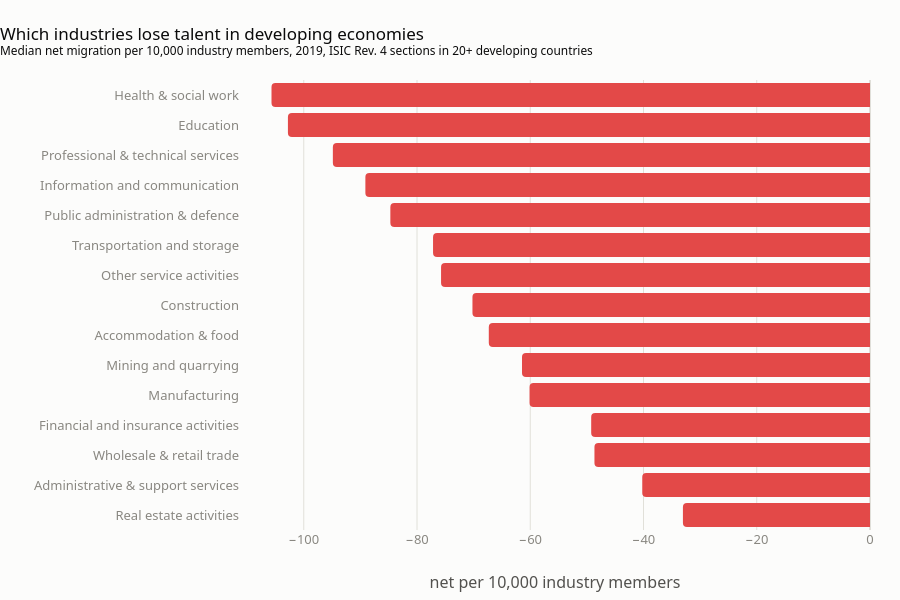

Notebook source saved alongside this figure:
### Code cell
SHORT = {"Public administration and defence; compulsory social security": "Public administration & defence",
         "Wholesale and retail trade; repair of motor vehicles and motorcycles": "Wholesale & retail trade",
         "Professional scientific and technical activities": "Professional & technical services",
         "Human health and social work activities": "Health & social work",
         "Administrative and support service activities": "Administrative & support services",
         "Accommodation and food service activities": "Accommodation & food"}
d = sec_summary.reset_index().sort_values("median_dev", ascending=False)
d["isic_section_name"] = d.isic_section_name.replace(SHORT)
fig = go.Figure(go.Bar(
    y=d.isic_section_name, x=d.median_dev, orientation="h",
    marker=dict(color=np.where(d.median_dev < 0, LOSS, GAIN), cornerradius=4),
    customdata=np.stack([d.countries_dev, d.median_high], axis=1),
    hovertemplate="<b>%{y}</b><br>developing median: %{x:.0f} per 10k<br>countries: %{customdata[0]}"
                  "<br>high-income median: %{customdata[1]:.0f}<extra></extra>"))
fig.update_layout(title="Which industries lose talent in developing economies<br><sup>Median net migration per "
                        "10,000 industry members, 2019, ISIC Rev. 4 sections in 20+ developing countries</sup>",
                  xaxis_title="net per 10,000 industry members", height=600, margin=dict(l=240), showlegend=False)
save(fig, "05_industries")

### Figure 1 — Plotly figure (JSON) as saved in the notebook; plotly's stock layout.template omitted (floating-point values rounded to 4 significant figures)
{"data": [{"customdata": [[23.0, 33.76], [29.0, 67.91], [37.0, 45.76], [55.0, 64.33], [34.0, 42.51], [61.0, 63.52], [44.0, 56.71], [53.0, 35.09], [61.0, 47.61], [28.0, 57.08], [55.0, 13.18], [69.0, 59.27], [44.0, 78.76], [63.0, 42.93], [33.0, 34.17]], "hovertemplate": "<b>%{y}</b><br>developing median: %{x:.0f} per 10k<br>countries: %{customdata[0]}<br>high-income median: %{customdata[1]:.0f}<extra></extra>", "marker": {"color": ["#e34948", "#e34948", "#e34948", "#e34948", "#e34948", "#e34948", "#e34948", "#e34948", "#e34948", "#e34948", "#e34948", "#e34948", "#e34948", "#e34948", "#e34948"], "cornerradius": 4}, "orientation": "h", "type": "bar", "x": [-33.04, -40.22, -48.67, -49.24, -60.12, -61.46, -67.32, -70.21, -75.75, -77.17, -84.71, -89.12, -94.86, -102.8, -105.7], "y": ["Real estate activities", "Administrative & support services", "Wholesale & retail trade", "Financial and insurance activities", "Manufacturing", "Mining and quarrying", "Accommodation & food", "Construction", "Other service activities", "Transportation and storage", "Public administration & defence", "Information and communication", "Professional & technical services", "Education", "Health & social work"]}], "layout": {"height": 600, "margin": {"l": 240}, "showlegend": false, "title": {"text": "Which industries lose talent in developing economies<br><sup>Median net migration per 10,000 industry members, 2019, ISIC Rev. 4 sections in 20+ developing countries</sup>"}, "xaxis": {"title": {"text": "net per 10,000 industry members"}}}}
